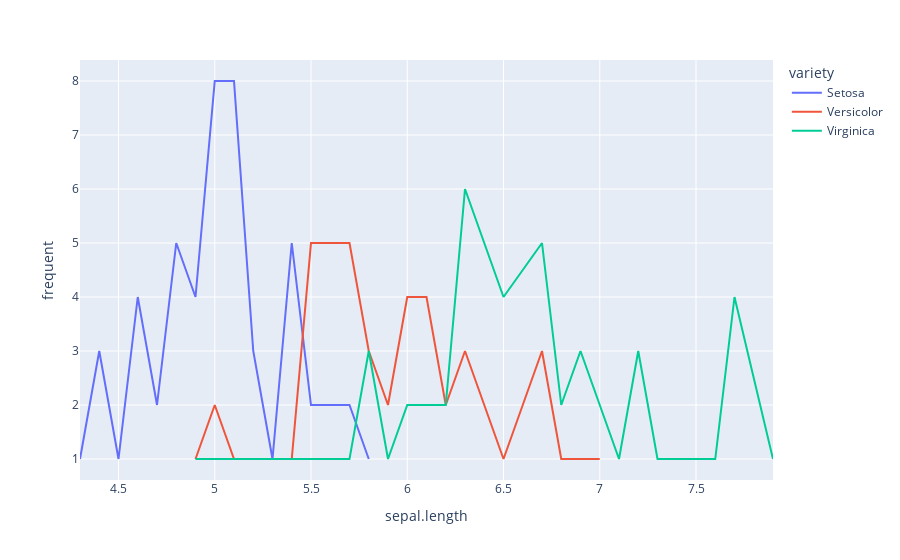

Source (notebook cell):
### Code cell
# 4. Visualize sepal.length, sepal.width, petal.length on 3 line separate charts
# a. Visualize sepal.length

df_sl = df.groupby(['variety', 'sepal.length'])['sepal.length'].count().reset_index(name='frequent')
print(df_sl.head(30))
fig =px.line(df_sl, x = "sepal.length", y="frequent", color ="variety")
fig.show()

### Figure 1 — Plotly figure (JSON) as saved in the notebook; plotly's stock layout.template omitted (floating-point values rounded to 4 significant figures)
{"data": [{"hovertemplate": "variety=Setosa<br>sepal.length=%{x}<br>frequent=%{y}<extra></extra>", "legendgroup": "Setosa", "line": {"color": "#636efa", "dash": "solid"}, "marker": {"symbol": "circle"}, "mode": "lines", "name": "Setosa", "orientation": "v", "showlegend": true, "type": "scatter", "x": [4.3, 4.4, 4.5, 4.6, 4.7, 4.8, 4.9, 5, 5.1, 5.2, 5.3, 5.4, 5.5, 5.7, 5.8], "xaxis": "x", "y": [1, 3, 1, 4, 2, 5, 4, 8, 8, 3, 1, 5, 2, 2, 1], "yaxis": "y"}, {"hovertemplate": "variety=Versicolor<br>sepal.length=%{x}<br>frequent=%{y}<extra></extra>", "legendgroup": "Versicolor", "line": {"color": "#EF553B", "dash": "solid"}, "marker": {"symbol": "circle"}, "mode": "lines", "name": "Versicolor", "orientation": "v", "showlegend": true, "type": "scatter", "x": [4.9, 5, 5.1, 5.2, 5.4, 5.5, 5.6, 5.7, 5.8, 5.9, 6, 6.1, 6.2, 6.3, 6.4, 6.5, 6.6, 6.7, 6.8, 6.9, 7], "xaxis": "x", "y": [1, 2, 1, 1, 1, 5, 5, 5, 3, 2, 4, 4, 2, 3, 2, 1, 2, 3, 1, 1, 1], "yaxis": "y"}, {"hovertemplate": "variety=Virginica<br>sepal.length=%{x}<br>frequent=%{y}<extra></extra>", "legendgroup": "Virginica", "line": {"color": "#00cc96", "dash": "solid"}, "marker": {"symbol": "circle"}, "mode": "lines", "name": "Virginica", "orientation": "v", "showlegend": true, "type": "scatter", "x": [4.9, 5.6, 5.7, 5.8, 5.9, 6, 6.1, 6.2, 6.3, 6.4, 6.5, 6.7, 6.8, 6.9, 7.1, 7.2, 7.3, 7.4, 7.6, 7.7, 7.9], "xaxis": "x", "y": [1, 1, 1, 3, 1, 2, 2, 2, 6, 5, 4, 5, 2, 3, 1, 3, 1, 1, 1, 4, 1], "yaxis": "y"}], "layout": {"legend": {"title": {"text": "variety"}, "tracegroupgap": 0}, "margin": {"t": 60}, "xaxis": {"anchor": "y", "domain": [0, 1], "title": {"text": "sepal.length"}}, "yaxis": {"anchor": "x", "domain": [0, 1], "title": {"text": "frequent"}}}}
